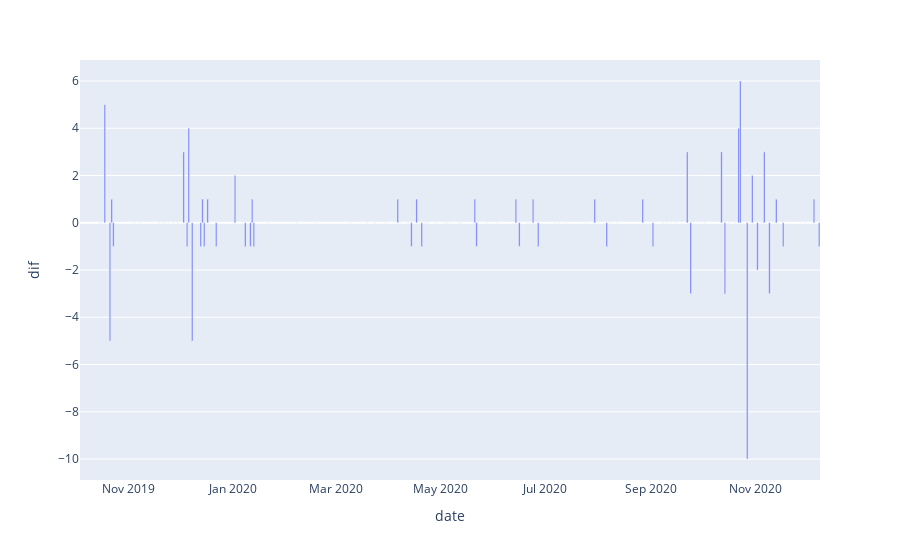

Notebook cell for this chart:
### Code cell
#calc change in issue count by date
by_date['dif'] = by_date['count'].diff()

fig = px.bar(by_date, x='date', y="dif")
fig.show()

### Figure 1 — Plotly figure (JSON) as saved in the notebook; plotly's stock layout.template omitted (floating-point values rounded to 4 significant figures)
{"data": [{"alignmentgroup": "True", "hovertemplate": "date=%{x}<br>dif=%{y}<extra></extra>", "legendgroup": "", "marker": {"color": "#636efa"}, "name": "", "offsetgroup": "", "orientation": "v", "showlegend": false, "textposition": "auto", "type": "bar", "x": ["2019-10-04", "2019-10-15", "2019-10-16", "2019-10-18", "2019-10-21", "2019-10-22", "2019-10-23", "2019-11-04", "2019-11-07", "2019-11-19", "2019-11-21", "2019-11-22", "2019-11-27", "2019-11-30", "2019-12-03", "2019-12-05", "2019-12-06", "2019-12-08", "2019-12-13", "2019-12-14", "2019-12-15", "2019-12-16", "2019-12-17", "2019-12-22", "2020-01-02", "2020-01-08", "2020-01-11", "2020-01-12", "2020-01-13", "2020-01-21", "2020-02-07", "2020-02-19", "2020-03-09", "2020-03-19", "2020-03-24", "2020-03-30", "2020-04-06", "2020-04-08", "2020-04-12", "2020-04-14", "2020-04-17", "2020-04-20", "2020-04-22", "2020-04-23", "2020-04-24", "2020-04-28", "2020-05-03", "2020-05-04", "2020-05-05", "2020-05-07", "2020-05-12", "2020-05-13", "2020-05-20", "2020-05-21", "2020-05-22", "2020-05-23", "2020-05-28", "2020-06-03", "2020-06-14", "2020-06-16", "2020-06-21", "2020-06-24", "2020-06-27", "2020-07-07", "2020-07-09", "2020-07-13", "2020-07-25", "2020-07-29", "2020-07-30", "2020-08-06", "2020-08-08", "2020-08-12", "2020-08-27", "2020-09-02", "2020-09-08", "2020-09-10", "2020-09-15", "2020-09-22", "2020-09-24", "2020-10-02", "2020-10-12", "2020-10-14", "2020-10-16", "2020-10-20", "2020-10-22", "2020-10-23", "2020-10-27", "2020-10-29", "2020-10-30", "2020-11-02", "2020-11-04", "2020-11-05", "2020-11-06", "2020-11-09", "2020-11-10", "2020-11-12", "2020-11-13", "2020-11-17", "2020-11-30", "2020-12-05", "2020-12-08"], "xaxis": "x", "y": [null, 0, 0, 5, -5, 1, -1, 0, 0, 0, 0, 0, 0, 0, 3, -1, 4, -5, -1, 1, -1, 0, 1, -1, 2, -1, -1, 1, -1, 0, 0, 0, 0, 0, 0, 0, 1, 0, 0, -1, 1, -1, 0, 0, 0, 0, 0, 0, 0, 0, 0, 0, 0, 1, -1, 0, 0, 0, 1, -1, 0, 1, -1, 0, 0, 0, 0, 0, 1, -1, 0, 0, 1, -1, 0, 0, 0, 3, -3, 0, 3, -3, 0, 0, 4, 6, -10, 0, 2, -2, 0, 0, 3, -3, 0, 0, 1, -1, 0, 1, -1], "yaxis": "y"}], "layout": {"barmode": "relative", "legend": {"tracegroupgap": 0}, "margin": {"t": 60}, "xaxis": {"anchor": "y", "domain": [0, 1], "title": {"text": "date"}}, "yaxis": {"anchor": "x", "domain": [0, 1], "title": {"text": "dif"}}}}
